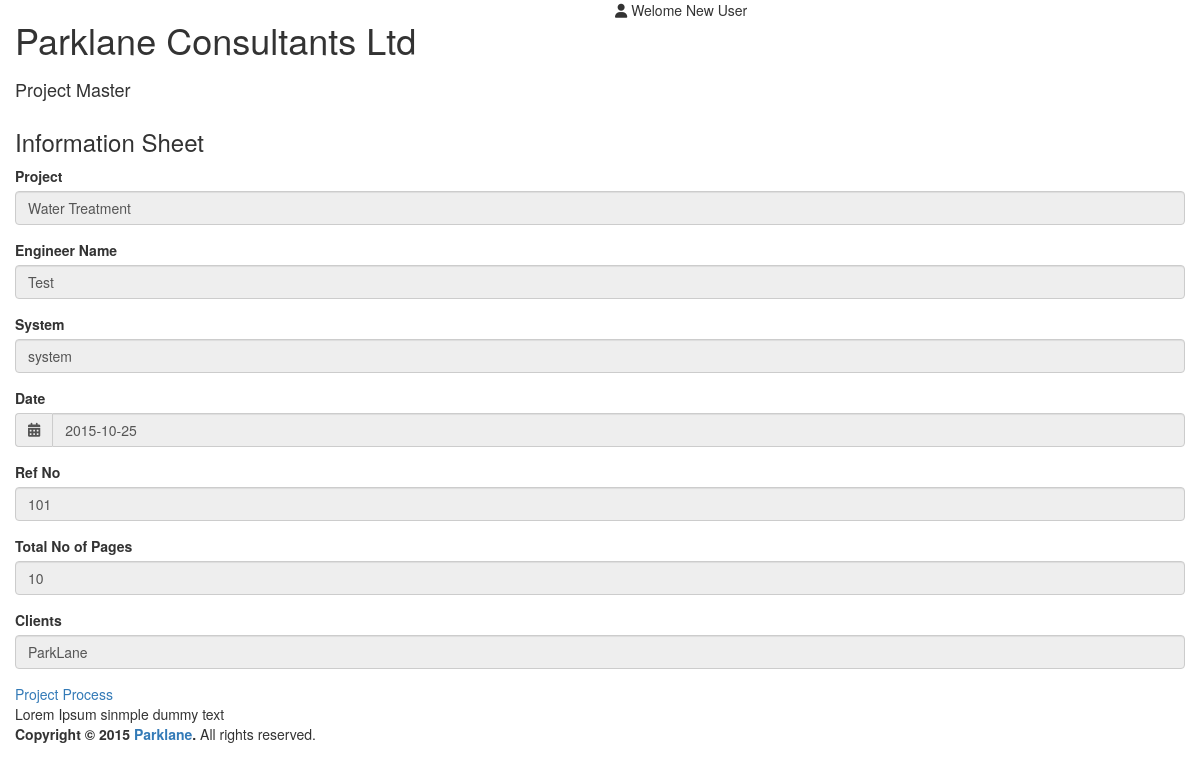
/, run on an earlier commit of the app's database.
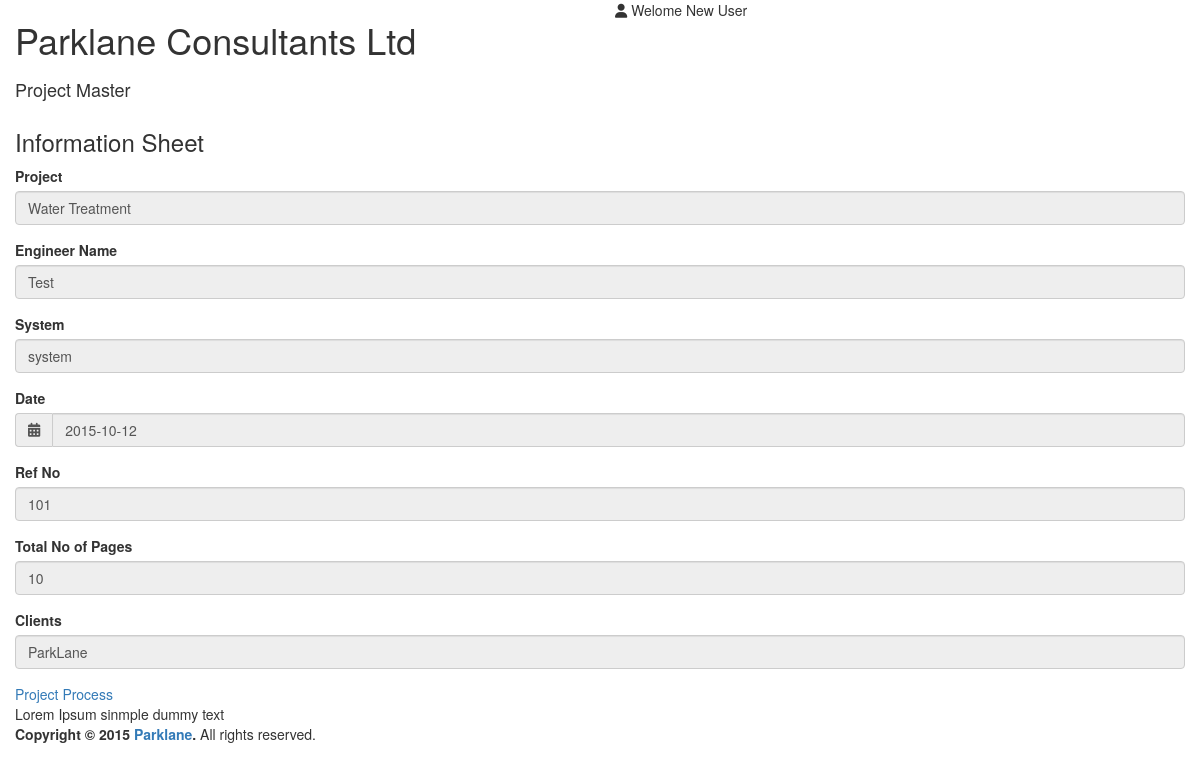
And on a later commit of the database.
### tables this page shows
CREATE TABLE IF NOT EXISTS `projectprocess` (
  `id` int(11) NOT NULL AUTO_INCREMENT,
  `engineername` varchar(50) NOT NULL,
  `project` varchar(255) NOT NULL,
  `system` varchar(255) NOT NULL,
  `date` date NOT NULL,
  `refno` int(50) NOT NULL,
  `totnopages` int(50) NOT NULL,
  `client` varchar(255) NOT NULL,
  PRIMARY KEY (`id`)
);

### application/core/MY_Controller.php (called while the page is built, shortened)
<?php
class MY_Controller extends CI_Controller {
    public function viewTemplates($view, $data, $template = array()) {
        if (isset($template['header'])) {
            $this->load->view($template['header']);
        } else {
            $this->load->view('common/header');
        }
        $this->load->view($view, $data);
        if (isset($template['footer'])) {
            $this->load->view($template['footer']);
        } else {
            $this->load->view('common/footer');
        }
    }
}

### application/controllers/Projectmaster.php (called while the page is built, shortened)
<?php
class Projectmaster extends MY_Controller {
    public function index() {
        $this->form_validation->set_rules('engineername', 'Engineer name', 'required');
        $this->form_validation->set_rules('project', 'Project', 'required');
        $this->form_validation->set_rules('system', 'System', 'required');
        $this->form_validation->set_rules('startdate', 'Date', 'required|callback_startval');
        $this->form_validation->set_rules('refno', 'Ref No', 'required');
        $this->form_validation->set_rules('totpage', 'Total no of page', 'required');
        $this->form_validation->set_rules('client', 'Client', 'required');
        if ($this->form_validation->run() == True) {
            $data = array(
                'engineername' => $this->input->post('engineername'),
                'project' => $this->input->post('project'),
                'system' => $this->input->post('system'),
                'date' => $this->input->post('startdate'),
                'refno' => $this->input->post('refno'),
                'totnopages' => $this->input->post('totpage'),
                'client' => $this->input->post('client'),
            );
            $last_insert_id = $this->projectprocess->insert_project($data);
            if ($last_insert_id) {
                redirect('projectmaster');
            }
        } else {
            $result['value'] = $this->projectprocess->get_project_process();
            $this->viewTemplates('project_process_view', $result, array('left_content' => 'common/main_left_content', 'content' => 'No'));
        }
    }
}

### index.php (called while the page is built, shortened)
<?php
require_once BASEPATH.'core/CodeIgniter.php';

### application/models/Projectprocess.php (called while the page is built, shortened)
<?PHP
class Projectprocess extends CI_Model {
    public function get_project_process() {
        $sql = "SELECT * FROM projectprocess ";
        $query = $this->db->query($sql);
        return $result = $query->row_array();
    }
}
?>

### application/views/project_process_view.php (the view, shortened to what the changed rows need)
<div class="col-md-12">
    <div class="content">
        <div class="row">
            <div class="col-md-12">
                <div class="box box-warning">
                    <div class="box-body">
                        <?php
                        if (!empty($value)) {
                            $disabled = "disabled";
                        } else {
                            $disabled = "";
                        }
                        ?>
                        <form role="form" method="post" >
                            <div class="form-group">
                                <label>Project</label>
                                <input type="text" class="form-control" name="project" id="project" placeholder="Project" value="<?php echo $value['project'] ? $value['project'] : set_value('project'); ?>" required <?php echo $disabled ?>>
                            </div>
                            <div class="form-group">
                                <label >Engineer Name</label>
                                <input type="text" class="form-control" name="engineername" id="engineername" placeholder="Engineer Name" value="<?php echo $value['engineername'] ? $value['engineername'] : set_value('engineername'); ?>" required <?php echo $disabled ?> >
                            </div>
                            <div class="form-group">
                                <label>System</label>
                                <input type="text" class="form-control" name="system" id="system" placeholder="System" value="<?php echo $value['system'] ? $value['system'] : set_value('system'); ?>" required <?php echo $disabled ?>>
                            </div>
                            <div class="form-group">
                                <div class="input-group">
                                    <div class="input-group-addon">
                                        <i class="fa fa-calendar"></i>
                                    </div>
                                    <input type="text" class="form-control" id="startdate" name="startdate" value="<?php echo $value['date'] ? $value['date'] : set_value('startdate'); ?>" required <?php echo $disabled ?>/>
                                </div>
                            </div>
                            <div class="form-group">
                                <label>Ref No</label>
                                <input type="text" class="form-control" name="refno" id="refno" placeholder="Ref No" value="<?php echo $value['refno'] ? $value['refno'] : set_value('refno'); ?>" required <?php echo $disabled ?>>
                            </div>
                            <div class="form-group">
                                <label>Total No of Pages</label>
                                <input type="text" class="form-control" name="totpage" id="totpage" placeholder="Total No of Pages" value="<?php echo $value['totnopages'] ? $value['totnopages'] : set_value('totpage'); ?>" required <?php echo $disabled ?>>
                            </div>
                            <div class="form-group">
                                <label>Clients</label>
                                <input type="text" class="form-control" name="client" id="client" placeholder="Client" value="<?php echo $value['client'] ? $value['client'] : set_value('client'); ?>" required <?php echo $disabled ?>>
                            </div>
                        </form>
                    </div>
                </div>
            </div>
        </div>
    </div>
</div>

What changed in the data, as far as the page shows it:
changed projectprocess "Water Treatment": startdate "2015-10-25" → "2015-10-12"
